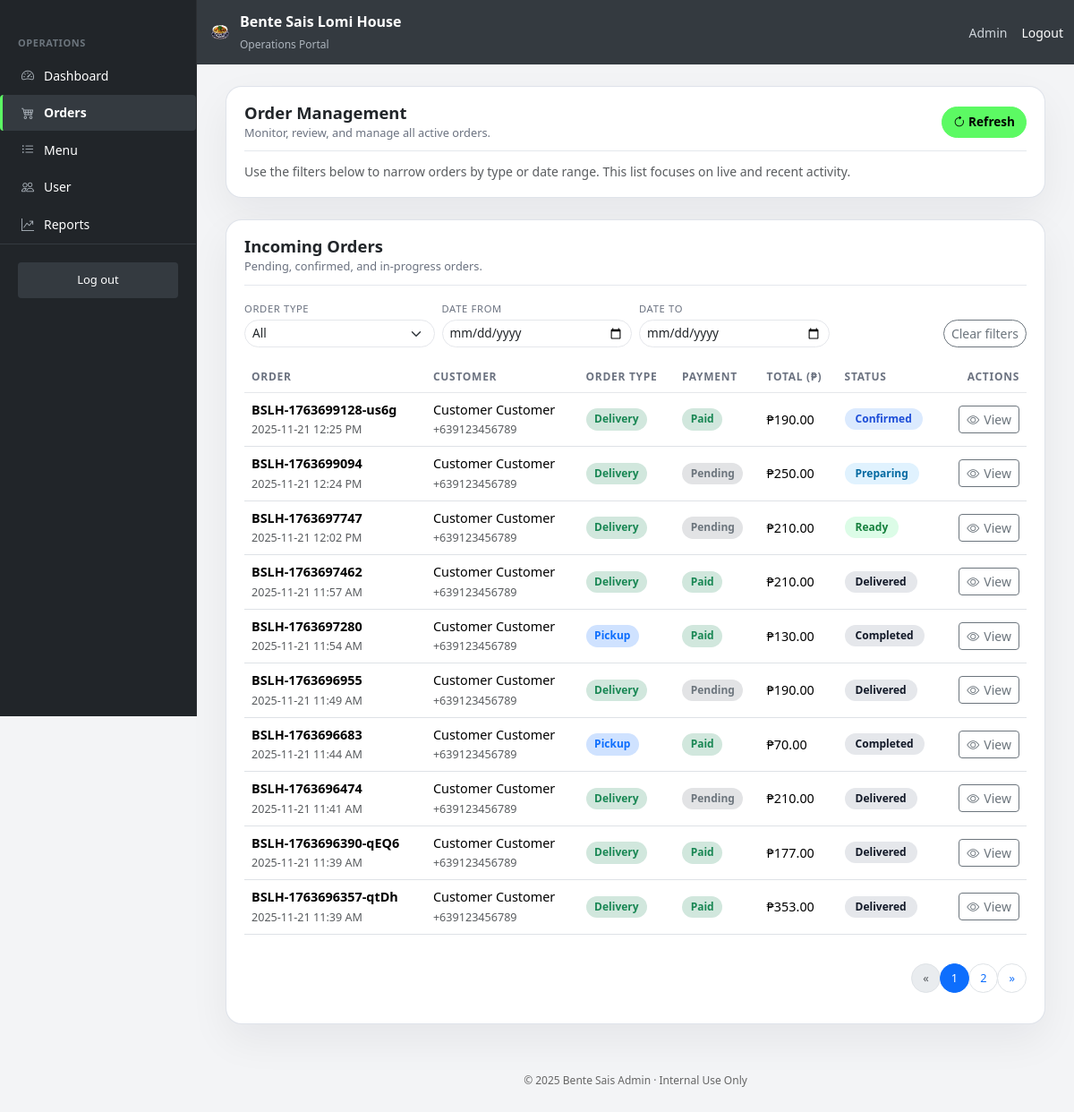
/admin/manage_orders.php (signed in), run on the app's committed database.
### tables this page shows
CREATE TABLE `orders` (
  `order_id` int(11) NOT NULL,
  `order_number` varchar(20) NOT NULL,
  `user_id` int(11) DEFAULT NULL,
  `order_type` enum('pickup','delivery') NOT NULL,
  `order_time` datetime NOT NULL,
  `preferred_time` datetime DEFAULT NULL,
  `status` enum('pending','confirmed','preparing','ready','out_for_delivery','delivered','completed','cancelled') DEFAULT 'pending',
  `subtotal` decimal(10,2) NOT NULL DEFAULT 0.00,
  `delivery_fee` decimal(10,2) NOT NULL DEFAULT 0.00,
  `tip_amount` decimal(10,2) NOT NULL DEFAULT 0.00,
  `total_amount` decimal(10,2) NOT NULL DEFAULT 0.00,
  `handler_id` int(11) DEFAULT NULL,
  `driver_id` int(11) DEFAULT NULL,
  `confirmed_at` datetime DEFAULT NULL,
  `preparing_at` datetime DEFAULT NULL,
  `ready_at` datetime DEFAULT NULL,
  `out_for_delivery_at` datetime DEFAULT NULL,
  `delivered_at` datetime DEFAULT NULL,
  `cancelled_at` datetime DEFAULT NULL,
  `created_at` datetime DEFAULT current_timestamp(),
  `updated_at` datetime DEFAULT current_timestamp() ON UPDATE current_timestamp()
);

### admin/manage_orders.php (the view, shortened to what this page needs)
<?php
include __DIR__ . '/includes/header.php';
$date_from = $_GET['date_from'] ?? '';
$date_to   = $_GET['date_to'] ?? '';
$whereClauses = ["1=1"];
$whereSql = implode(' AND ', $whereClauses);
$perPage = 10;
$page = isset($_GET['page']) && ctype_digit($_GET['page']) && (int)$_GET['page'] > 0
    ? (int)$_GET['page']
    : 1;
$count_sql = "
    SELECT COUNT(DISTINCT o.order_id) AS total
    FROM orders o
    LEFT JOIN order_customer_details ocd ON o.order_id = ocd.order_id
    WHERE {$whereSql}
";
$count_result = $conn->query($count_sql);
$total_rows = $count_result ? (int)$count_result->fetch_assoc()['total'] : 0;
$total_pages = max(1, (int)ceil($total_rows / $perPage));
$offset = ($page - 1) * $perPage;
$queryParams = $_GET;
unset($queryParams['page']);
$baseQuery = http_build_query($queryParams);
$paginationBaseUrl = 'manage_orders.php' . ($baseQuery ? '?' . $baseQuery . '&' : '?');
$orders_query = "
    SELECT
        o.order_id,
        o.order_number,
        o.order_type,
        o.total_amount,
        o.status,
        o.created_at,
        ocd.customer_first_name,
        ocd.customer_last_name,
        ocd.customer_phone,
        opd.payment_status
    FROM orders o
    LEFT JOIN order_customer_details ocd ON o.order_id = ocd.order_id
    LEFT JOIN order_payment_details opd ON o.order_id = opd.order_id
    WHERE {$whereSql}
    GROUP BY o.order_id
    ORDER BY
        CASE o.status
            WHEN 'pending' THEN 1
            WHEN 'confirmed' THEN 2
            WHEN 'preparing' THEN 3
            WHEN 'ready' THEN 4
            WHEN 'out_for_delivery' THEN 5
            ELSE 6
        END,
        o.created_at DESC
    LIMIT {$perPage} OFFSET {$offset};
";
$orders_result = $conn->query($orders_query);
?>
<div class="container-fluid">
  <?php include __DIR__ . '/includes/sidebar.php'; ?>
  <main class="main-content">
    <section class="content-card mb-4">
      <div class="content-card-header">
        <div class="left">
          <h2>Order Management</h2>
          <p>Monitor, review, and manage all active orders.</p>
        </div>
        <div class="right">
          <button class="btn btn-success" id="btn-refresh">
            <i class="bi bi-arrow-clockwise"></i> Refresh
          </button>
        </div>
      </div>
      <p class="text-muted small mb-0">
        Use the filters below to narrow orders by type or date range. This list focuses on live and recent activity.
      </p>
    </section>
    <section class="content-card">
      <div class="content-card-header">
        <div class="left">
          <h2>Incoming Orders</h2>
          <p>Pending, confirmed, and in-progress orders.</p>
        </div>
      </div>
      <form class="row g-2 mb-3 filter-form" method="get">
        <div class="col-md-3 col-sm-6">
          <label class="form-label mb-1">Order Type</label>
          <select class="form-select form-select-sm" name="order_type">
            <option value="">All</option>
          </select>
        </div>
        <div class="col-md-3 col-sm-6">
          <label class="form-label mb-1">Date From</label>
          <input type="date"
                 class="form-control form-control-sm"
                 name="date_from"
                 value="<?= htmlspecialchars($date_from) ?>">
        </div>
        <div class="col-md-3 col-sm-6">
          <label class="form-label mb-1">Date To</label>
          <input type="date"
                 class="form-control form-control-sm"
                 name="date_to"
                 value="<?= htmlspecialchars($date_to) ?>">
        </div>
        <div class="col-md-3 col-sm-6 d-flex align-items-end justify-content-sm-end">
          <a href="manage_orders.php" class="btn btn-outline-secondary btn-sm">
            Clear filters
          </a>
        </div>
      </form>
      <div class="table-responsive">
        <table class="table table-hover modern-table">
          <thead>
            <tr>
              <th>Order</th>
              <th>Customer</th>
              <th>Order Type</th>
              <th>Payment</th> <th>Total (₱)</th>
              <th>Status</th>
              <th class="text-end">Actions</th>
            </tr>
          </thead>
          <tbody>
            <?php if ($orders_result && $orders_result->num_rows > 0): ?>
              <?php while($order = $orders_result->fetch_assoc()): ?>
                <?php
                  $status = $order['status'];
                  $status_map = [
                    'pending'          => 'status-pending',
                    'confirmed'        => 'status-confirmed',
                    'preparing'        => 'status-preparing',
                    'ready'            => 'status-ready',
                    'out_for_delivery' => 'status-out-for-delivery',
                    'delivered'        => 'status-delivered',
                    'completed'        => 'status-completed',
                    'cancelled'        => 'status-cancelled',
                  ];
                  $status_class = $status_map[$status] ?? '';
                  $customer_name = htmlspecialchars(($order['customer_first_name'] ?? '') . ' ' . ($order['customer_last_name'] ?? ''));
                  $pay_status = $order['payment_status'] ?? 'unpaid';
                  $pay_badge = 'bg-secondary-subtle text-secondary';
                  if ($pay_status === 'paid') {
                      $pay_badge = 'bg-success-subtle text-success';
                  } elseif ($pay_status === 'failed') {
                      $pay_badge = 'bg-danger-subtle text-danger';
                  } elseif ($pay_status === 'refunded') {
                      $pay_badge = 'bg-info-subtle text-info';
                  }
                ?>
                <tr data-row-id="<?= (int)$order['order_id'] ?>">
                  <td>
                    <strong><?= htmlspecialchars($order['order_number'] ?? $order['order_id']) ?></strong><br>
                    <small class="text-muted"><?= date('Y-m-d g:i A', strtotime($order['created_at'])) ?></small>
                  </td>
                  <td>
                    <?= $customer_name ?><br>
                    <?php if (!empty($order['customer_phone'])): ?>
                      <small class="text-muted"><?= htmlspecialchars($order['customer_phone']) ?></small>
                    <?php endif; ?>
                  </td>
                  <td>
                    <?php if ($order['order_type'] == 'delivery'): ?>
                      <span class="badge bg-success-subtle text-success badge-rounded">Delivery</span>
                    <?php else: ?>
                      <span class="badge bg-primary-subtle text-primary badge-rounded">Pickup</span>
                    <?php endif; ?>
                  </td>
                  <td>
                      <span class="badge <?= $pay_badge ?> badge-rounded">
                          <?= ucfirst($pay_status ?: 'Pending') ?>
                      </span>
                  </td>
                  <td>₱<?= number_format((float)$order['total_amount'], 2) ?></td>
                  <td>
                    <span class="status-badge <?= $status_class ?>">
                      <?= htmlspecialchars(ucfirst(str_replace('_', ' ', $status))) ?>
                    </span>
                  </td>
                  <td class="text-end">
                    <div class="btn-group btn-group-sm">
                      <button class="btn btn-outline-secondary btn-view"
                              data-order-id="<?= (int)$order['order_id'] ?>">
                        <i class="bi bi-eye"></i> View
                      </button>
                    </div>
                  </td>
                </tr>
              <?php endwhile; ?>
            <?php endif; ?>
          </tbody>
        </table>
      </div>
      <?php if ($total_pages > 1): ?>
        <nav aria-label="Orders pagination">
          <ul class="pagination justify-content-end mt-3">
            <li class="page-item <?= $page <= 1 ? 'disabled' : '' ?>">
              <?php if ($page <= 1): ?>
                <span class="page-link" aria-label="Previous">&laquo;</span>
              <?php else: ?>
                <a class="page-link"
                   href="<?= htmlspecialchars($paginationBaseUrl . 'page=' . ($page - 1)) ?>"
                   aria-label="Previous">&laquo;</a>
              <?php endif; ?>
            </li>
            <?php for ($p = 1; $p <= $total_pages; $p++): ?>
              <li class="page-item <?= $p == $page ? 'active' : '' ?>">
                <a class="page-link"
                   href="<?= htmlspecialchars($paginationBaseUrl . 'page=' . $p) ?>">
                  <?= $p ?>
                </a>
              </li>
            <?php endfor; ?>
            <li class="page-item <?= $page >= $total_pages ? 'disabled' : '' ?>">
              <?php if ($page >= $total_pages): ?>
                <span class="page-link" aria-label="Next">&raquo;</span>
              <?php else: ?>
                <a class="page-link"
                   href="<?= htmlspecialchars($paginationBaseUrl . 'page=' . ($page + 1)) ?>"
                   aria-label="Next">&raquo;</a>
              <?php endif; ?>
            </li>
          </ul>
        </nav>
      <?php endif; ?>
    </section>
  </main>
</div>
<?php include __DIR__ . '/includes/footer.php'; ?>

### assets/css/admin_dashboard.css (style rules this page uses)
:root { --avocado-green: #5cfa63; --sidebar-width: 220px; }
body { font-family: "Segoe UI", Arial, sans-serif; background-color: #f5f7fa; }
.main-content { margin-left: var(--sidebar-width); padding: 20px; transition: margin-left 0.3s ease; }
.content-card { background: #fff; padding: 25px; border-radius: 10px; box-shadow: 0 2px 6px rgba(0,0,0,0.08); margin-bottom: 20px; }
.content-card-header { display: flex; justify-content: space-between; flex-wrap: wrap; gap: 12px; align-items: flex-start; }
.content-card-header .left h2 { font-size: 18px; color: #212529; margin: 0; font-weight: 600; line-height: 1.2; }
.content-card-header .left p { font-size: 13px; color: #6c757d; margin: 4px 0 0; }
.badge { display: inline-block; font-size: 12px; line-height: 1.4; padding: 4px 8px; border-radius: 6px; font-weight: 600; }
.btn-success { background-color: var(--avocado-green); border-color: var(--avocado-green); color: #000; font-weight: 600; }
.table th { border-top: none; font-weight: 600; font-size: 12px; text-transform: uppercase; letter-spacing: .04em; color: #6c757d; }
.table .btn-group .btn { display: inline-flex; align-items: center; gap: 5px; }
.form-label { font-size: 13px; font-weight: 500; color: #343a40; margin-bottom: 4px; }

### admin/includes/header.php (style rules this page uses)
.status-badge { display: inline-block; padding: 3px 12px; border-radius: 999px; font-size: 0.8rem; font-weight: 600; white-space: nowrap; }
.status-confirmed { background-color: #dbeafe; color: #1d4ed8; }
.status-preparing { background-color: #e0f2fe; color: #0369a1; }
.status-ready { background-color: #dcfce7; color: #15803d; }
.status-delivered, .status-completed { background-color: #e5e7eb; color: #111827; }

### admin/manage_orders.php (style rules this page uses)
body { background-color: #f3f4f6; }
.main-content { min-height: 100vh; padding-top: 1.5rem; padding-bottom: 1.5rem; }
.content-card { border-radius: 18px; border: 1px solid rgba(148, 163, 184, 0.3); background: #ffffff; box-shadow: 0 18px 45px rgba(15, 23, 42, 0.06); padding: 18px 20px; }
.content-card-header { border-bottom: 1px solid rgba(148, 163, 184, 0.25); padding-bottom: 10px; margin-bottom: 12px; display: flex; justify-content: space-between; align-items: center; gap: 0.75rem; }
.content-card-header .left h2 { font-size: 1.15rem; font-weight: 600; margin-bottom: 2px; }
.content-card-header .left p { margin: 0; font-size: 0.8rem; color: #6b7280; }
.content-card-header .right .btn { border-radius: 999px; font-size: 0.85rem; }
.status-badge { display: inline-block; padding: 3px 12px; border-radius: 999px; font-size: 0.75rem; font-weight: 600; white-space: nowrap; }
.status-confirmed { background:#dbeafe; color:#1d4ed8; }
.status-preparing { background:#e0f2fe; color:#0369a1; }
.status-ready { background:#dcfce7; color:#15803d; }
.status-delivered, .status-completed { background:#e5e7eb; color:#111827; }
.filter-form .form-label { font-size: .7rem; text-transform: uppercase; letter-spacing: .06em; color: #6b7280; }
.filter-form .form-control, .filter-form .form-select { font-size: 0.85rem; border-radius: 999px; border-color: #e5e7eb; }
.filter-form .btn { border-radius: 999px; }
.modern-table thead th { font-size: 0.75rem; text-transform: uppercase; letter-spacing: 0.06em; font-weight: 600; color: #6b7280; border-bottom: 1px solid #e5e7eb; }
.modern-table tbody td { font-size: 0.9rem; vertical-align: middle; }
.badge-rounded { border-radius: 999px; padding: 0.25rem 0.6rem; font-size: 0.75rem; }
.pagination .page-link { border-radius: 999px !important; font-size: 0.8rem; }

### data on the page
orders: order_number "BSLH-1763699128-us6g", created_at "2025-11-21 12:25 PM", customer_name "Customer Customer", customer_phone "+639123456789", order_type "Delivery", pay_status "Paid", total_amount "190.00", status "Confirmed"
orders: order_number "BSLH-1763699094", created_at "2025-11-21 12:24 PM", customer_name "Customer Customer", customer_phone "+639123456789", order_type "Delivery", pay_status "Pending", total_amount "250.00", status "Preparing"
orders: order_number "BSLH-1763697747", created_at "2025-11-21 12:02 PM", customer_name "Customer Customer", customer_phone "+639123456789", order_type "Delivery", pay_status "Pending", total_amount "210.00", status "Ready"
orders: order_number "BSLH-1763697462", created_at "2025-11-21 11:57 AM", customer_name "Customer Customer", customer_phone "+639123456789", order_type "Delivery", pay_status "Paid", total_amount "210.00", status "Delivered"
orders: order_number "BSLH-1763697280", created_at "2025-11-21 11:54 AM", customer_name "Customer Customer", customer_phone "+639123456789", order_type "Pickup", pay_status "Paid", total_amount "130.00", status "Completed"
orders: order_number "BSLH-1763696955", created_at "2025-11-21 11:49 AM", customer_name "Customer Customer", customer_phone "+639123456789", order_type "Delivery", pay_status "Pending", total_amount "190.00", status "Delivered"
orders: order_number "BSLH-1763696683", created_at "2025-11-21 11:44 AM", customer_name "Customer Customer", customer_phone "+639123456789", order_type "Pickup", pay_status "Paid", total_amount "70.00", status "Completed"
orders: order_number "BSLH-1763696474", created_at "2025-11-21 11:41 AM", customer_name "Customer Customer", customer_phone "+639123456789", order_type "Delivery", pay_status "Pending", total_amount "210.00", status "Delivered"
orders: order_number "BSLH-1763696390-qEQ6", created_at "2025-11-21 11:39 AM", customer_name "Customer Customer", customer_phone "+639123456789", order_type "Delivery", pay_status "Paid", total_amount "177.00", status "Delivered"
orders: order_number "BSLH-1763696357-qtDh", created_at "2025-11-21 11:39 AM", customer_name "Customer Customer", customer_phone "+639123456789", order_type "Delivery", pay_status "Paid", total_amount "353.00", status "Delivered"

### other printed values
get_user_name() "Admin"
